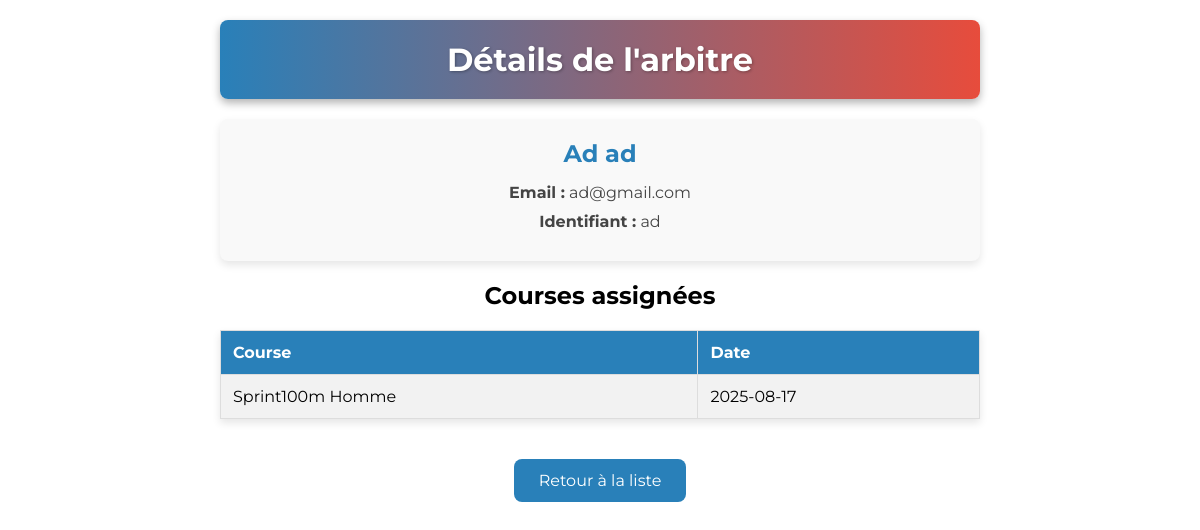
/sprint_meetNV/admin/details_arbitre.php?id=6 (signed in), run on the app's committed database.
### tables this page shows
CREATE TABLE users (
  id int NOT NULL,
  nom varchar(100) NOT NULL,
  prenom varchar(100) NOT NULL,
  email varchar(100) NOT NULL,
  mot_de_passe varchar(255) NOT NULL,
  role enum('admin','arbitre','athlete') NOT NULL DEFAULT 'athlete',
  profil enum('individuel','equipe') DEFAULT 'individuel',
  sexe enum('homme','femme') DEFAULT 'homme',
  pays varchar(100) DEFAULT NULL,
  age int DEFAULT NULL,
  club varchar(100) DEFAULT NULL,
  discipline varchar(50) DEFAULT NULL,
  discipline_equipe varchar(50) DEFAULT NULL,
  record_officiel varchar(20) DEFAULT NULL,
  fichier_record varchar(255) DEFAULT NULL,
  diplome varchar(255) DEFAULT NULL,
  piece_identite varchar(255) DEFAULT NULL,
  identifiant varchar(100) DEFAULT NULL,
  fichier_certif varchar(255) DEFAULT NULL,
  date_creation timestamp NOT NULL DEFAULT CURRENT_TIMESTAMP
);

CREATE TABLE courses (
  id int NOT NULL,
  nom varchar(100) NOT NULL,
  course_type enum('Sprint100m','Sprint200m','Sprint400m','Haies100m','Haies110m','Haies400m','Relais4x100m','Relais4x400m','Autre') NOT NULL,
  round_type enum('Series','DemiFinale','Finale') NOT NULL,
  date_course date NOT NULL,
  statut_inscription enum('ouvert','ferme') DEFAULT 'ouvert'
);

### sprint_meetNV/admin/details_arbitre.php (the view, shortened to what this page needs)
<?php
require_once '../includes/db_connect.php';
$id = $_GET['id'];
$sql = "SELECT * FROM users WHERE id = '$id' AND role = 'arbitre'";
$result = mysqli_query($conn, $sql);
$arbitre = mysqli_fetch_assoc($result);
$sql_courses = "SELECT c.* FROM courses c
               JOIN arbitrage a ON c.id = a.course_id
               WHERE a.arbitre_id = '$id'";
$result_courses = mysqli_query($conn, $sql_courses);
$courses = mysqli_fetch_all($result_courses, MYSQLI_ASSOC);
?>
<!DOCTYPE html>
<html lang="fr">
<head>
</head>
<body>
    <header>
        <h1>Détails de l'arbitre</h1>
    </header>
    <div class="info-box">
        <h2><?php echo htmlspecialchars($arbitre['prenom'] . ' ' . $arbitre['nom']); ?></h2>
        <p><strong>Email :</strong> <?php echo htmlspecialchars($arbitre['email']); ?></p>
        <p><strong>Identifiant :</strong> <?php echo htmlspecialchars($arbitre['identifiant']); ?></p>
    </div>
    <h2>Courses assignées</h2>
    <table class="courses-table">
        <tr>
            <th>Course</th>
            <th>Date</th>
        </tr>
        <?php foreach ($courses as $course): ?>
            <tr>
                <td><?php echo htmlspecialchars($course['nom']); ?></td>
                <td><?php echo htmlspecialchars($course['date_course']); ?></td>
            </tr>
        <?php endforeach; ?>
    </table>
    <a href="arbitres.php" class="retour">Retour à la liste</a>
</body>
</html>

### sprint_meetNV/admin/details_arbitre.php (style rules this page uses)
:root { --primary-blue: #2980b9; --secondary-red: #e74c3c; --white: #fff; --black: #000; }
* { margin: 0; padding: 0; box-sizing: border-box; }
body { font-family: 'Montserrat', sans-serif; background: var(--white); color: var(--black); text-align: center; min-height: 100vh; padding: 20px; max-width: 800px; margin: 0 auto; }
header { background: linear-gradient(90deg, var(--primary-blue), var(--secondary-red)); padding: 20px; border-radius: 8px; margin-bottom: 20px; box-shadow: 0 4px 8px rgba(0,0,0,0.3); color: var(--white); }
h1 { font-size: 2rem; text-shadow: 1px 1px 3px rgba(0,0,0,0.3); }
.info-box { background: #f9f9f9; padding: 20px; border-radius: 8px; box-shadow: 0 4px 8px rgba(0,0,0,0.1); margin: 20px 0; }
.info-box h2 { color: var(--primary-blue); margin-bottom: 15px; }
.info-box p { margin: 10px 0; color: #444; }
.courses-table { width: 100%; border-collapse: collapse; margin: 20px 0; box-shadow: 0 4px 8px rgba(0,0,0,0.1); }
.courses-table th, .courses-table td { padding: 12px; text-align: left; border: 1px solid #ddd; }
.courses-table th { background-color: var(--primary-blue); color: var(--white); }
.courses-table tr:nth-child(even) { background-color: #f2f2f2; }
.retour { display: inline-block; padding: 12px 25px; background: var(--primary-blue); color: var(--white); text-decoration: none; border-radius: 8px; margin-top: 20px; transition: background-color 0.3s ease, transform 0.3s ease; }

### data on the page
users: prenom+nom "Ad ad", email "ad@gmail.com", identifiant "ad"
courses: nom "Sprint100m Homme", date_course "2025-08-17"
